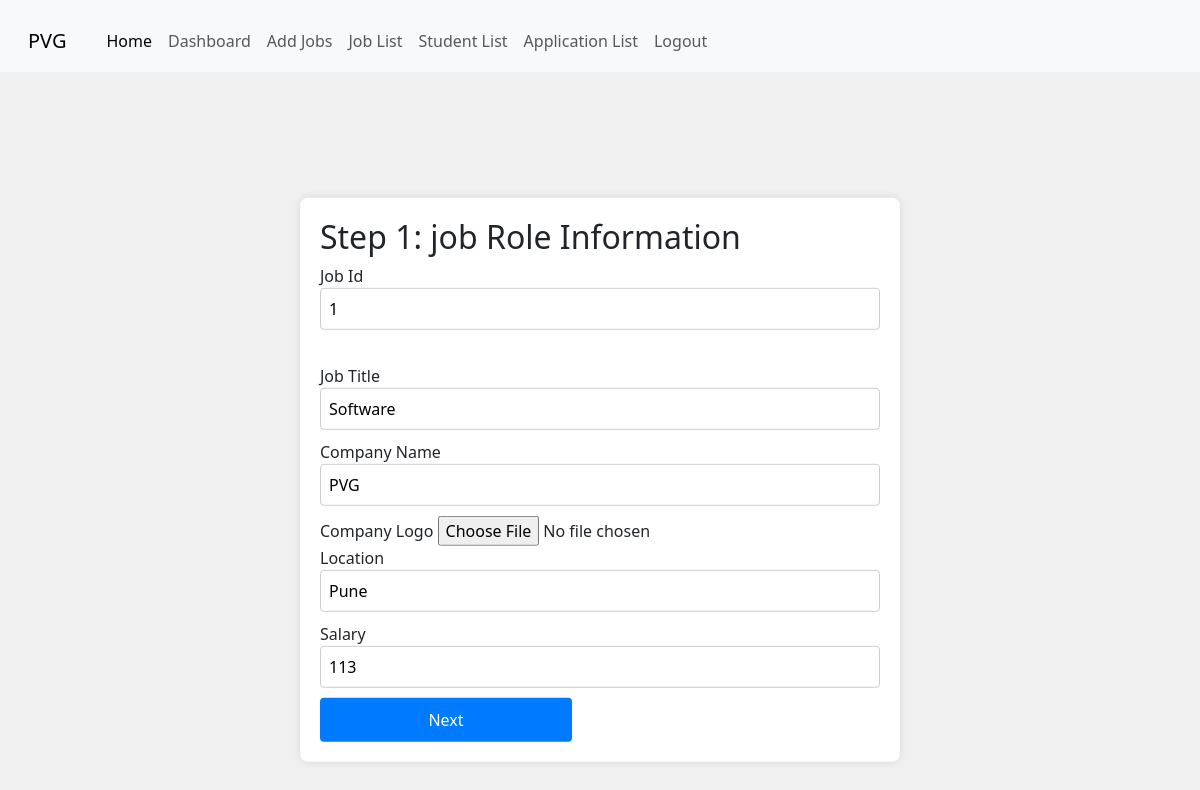
The app's page /pvg/update_job/1, older data.
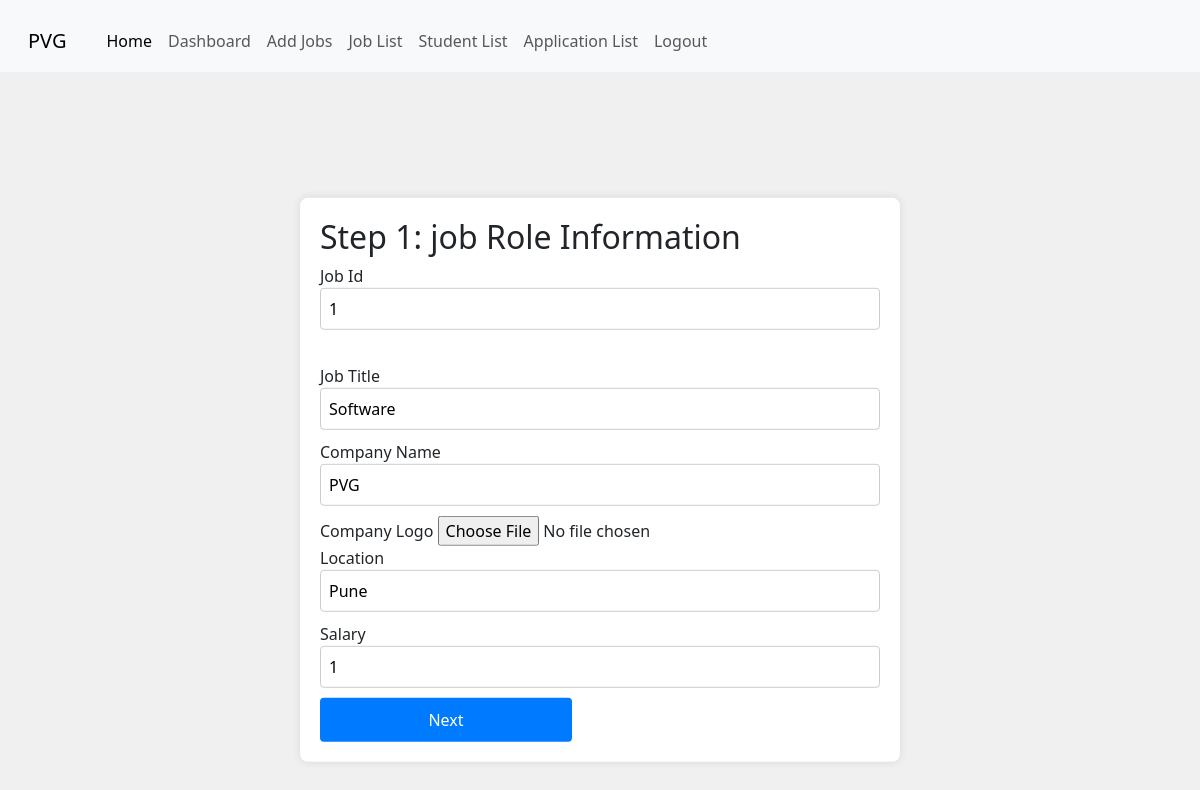
The same page, newer data.
### pvg/models.py (models this page shows, shortened)
class JobDetail(models.Model):
    job_id = models.IntegerField(primary_key=True)
    job_title = models.CharField(max_length=100)
    company_logo = models.ImageField(upload_to='company_logos/')
    company_name = models.CharField(max_length=100)
    salary = models.IntegerField( default=None, null=True, blank=True)
    BRANCH_CHOICES = [
        ('ME', 'Mechanical Engineering'),
        ('IT', 'Information Technology'),
        ('CS', 'Computer Science'),
        ('EE', 'Electrical Engineering'),
        ('ENTC', 'ENTC'),
        ('Printing', 'Printing'),
        ('AIDS', 'AIDS')
    ]
    required_branchs = models.CharField(max_length=20, choices=BRANCH_CHOICES, default='')
    location = models.CharField(max_length=50, default='')
    system_time = models.DateTimeField()
    required_CGPA = models.IntegerField( default=None, null=True, blank=True)
    required_marks = models.IntegerField(default=None, null=True, blank=True)
    date_exam = models.DateTimeField(default=timezone.now)
    date_last = models.DateTimeField(default=timezone.now)
    venue = models.CharField(max_length=20, default='')

### pvg/views.py (the view)
# urls.py: path("update_job/<int:job_id>",views.update_job,name="update_job"),
def update_job(request, job_id):
    data = JobDetail.objects.get(pk=job_id)
    return render(request, "update_job.html", {'data': data})

### pvg/templates/update_job.html (shortened to what this page needs)
{%extends 'base_admin.html'%}
  {% block head %}
  {%load static %}
  <link rel="stylesheet" href="{% static 'css/signup.css' %}">
{% endblock %}
{% block body %}
<form  id="signup-form"  action="{% url 'do_update_job' data.job_id %}" method="post" enctype="multipart/form-data">
  <div class="step" id="step1">
    <h2>Step 1: job Role Information</h2>
    <label for="job_id" >Job Id</label>
    <input type="text" id="job_id" name="job_id" value={{data.job_id}} required>
    <br><br>
    <label for="job_title" >Job Title</label>
    <input type="text" id="job_title" name="job_title"  placeholder="Enter Job Title" value={{data.job_title}} required><br>
    <label for="company_name">Company Name</label>
    <input type="text" id="company_name" name="company_name" placeholder="Enter Company Name" value={{data.company_name}} required><br>
    <label for="company_logo">Company Logo</label>
    <input type="file" id="company_logo" name="company_logo"  required><br>
    <label for="location">Location</label>
    <input type="text" id="location" name="location" placeholder="Enter Job Location" value={{data.location}} required><br>
    <label for="salary" >Salary</label>
    <input type="number" id="salary" name="salary" placeholder="Enter Salary" value={{data.salary}} required><br>
    <button type="button" onclick="nextStep(1)">Next</button>
  </div>
</form>
{%endblock%}

Row changes from the older to the newer data that the page shows:
changed JobDetail "PVG": job_title (not shown) → "Software"; salary "113" → "1"
Text that changed along with them:
form field job_title: "Software" → (not shown)
